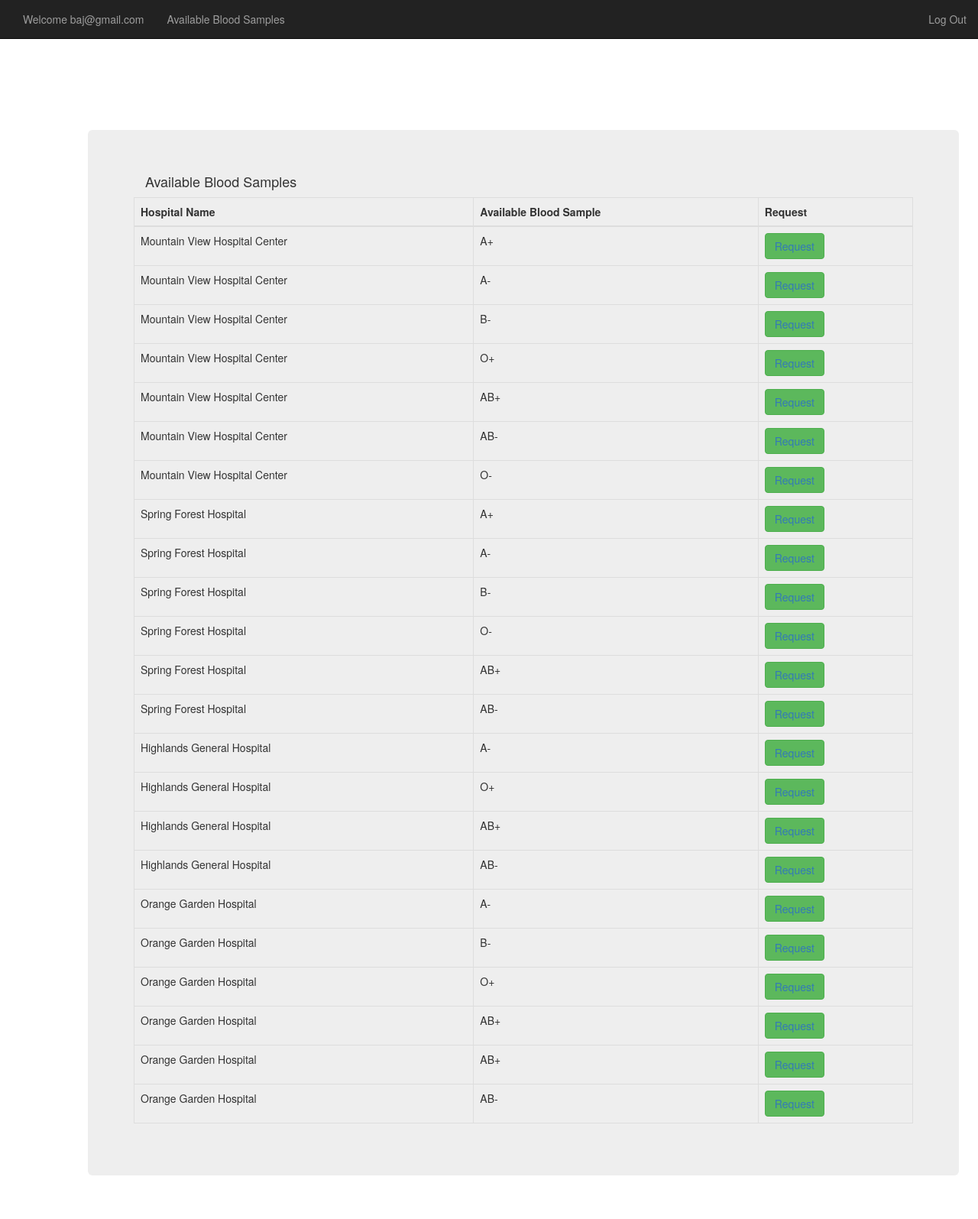
The app's page /available_blood_samples.php (signed in) with its own data.
### tables this page shows
CREATE TABLE `hospital_blood_samples_information` (
  `ID` int(11) NOT NULL,
  `hospital_name` varchar(500) NOT NULL,
  `blood_samples` varchar(100) NOT NULL,
  `Status` varchar(100) NOT NULL
);

### available_blood_samples.php (the view, shortened to what this page needs)
<?php
include("../connection.php");
mysqli_select_db($conn,'bloodbank');
$email=$_SESSION['r_email'];
$sql = mysqli_query($conn,"select hospital_name,blood_samples from hospital_blood_samples_information ");
?>
<!DOCTYPE html>
<html>
<head>
    <link rel="stylesheet" href="../css/bootstrap.min.css">
</head>
<body style="padding-top:70px; margin:100px">
<nav class="navbar navbar-inverse navbar-fixed-top">
    <div class="container-fluid">
        <ul class="nav navbar-nav navbar-left">
            <nav class="navbar navbar-inverse navbar-fixed-top">
                <div class="container-fluid">
                    <ul class="nav navbar-nav navbar-left">
                        <li> <a href="requester_home.php"> Welcome <?php echo $email ; ?> </a> </li>
                        <li> <a href="available_blood_samples.php"> Available Blood Samples </a> </li>
                    </ul>
                    <ul class="nav navbar-nav navbar-right">
                        <li> <a href="r_logout.php"> Log Out </a> </li>
                    </ul>
                </div>
            </nav>
        </ul>
    </div>
</nav>
<div class="container">
    <div class="jumbotron">
        <div class="col-md-6">
            <h4>Available Blood Samples</h4>
        </div>
        <table class="table table-bordered table-responsive">
            <thead>
            <th>Hospital Name</th>
            <th>Available Blood Sample</th>
            <th>Request</th>
            </thead>
            <tbody>
            <?php
             while($res=mysqli_fetch_assoc($sql)) {
                 echo '<tr>';
                 echo '<td>' . $res['hospital_name'] . '</td>';
                 echo '<td>' . $res['blood_samples'] . '</td>';
             ?>
            <td> <button type="button" class="btn btn-success"><a href="ses.php">Request</a></button> </td>
             <?php
              echo '</tr>';
            }?>
            </tbody>
        </table>
    </div>
</div>
</body>
</html>

### records on screen
hospital_blood_samples_information: hospital_name "Mountain View Hospital Center", blood_samples "A+"
hospital_blood_samples_information: hospital_name "Mountain View Hospital Center", blood_samples "A-"
hospital_blood_samples_information: hospital_name "Mountain View Hospital Center", blood_samples "B-"
hospital_blood_samples_information: hospital_name "Mountain View Hospital Center", blood_samples "O+"
hospital_blood_samples_information: hospital_name "Mountain View Hospital Center", blood_samples "AB+"
hospital_blood_samples_information: hospital_name "Mountain View Hospital Center", blood_samples "AB-"
hospital_blood_samples_information: hospital_name "Mountain View Hospital Center", blood_samples "O-"
hospital_blood_samples_information: hospital_name "Spring Forest Hospital", blood_samples "A+"
hospital_blood_samples_information: hospital_name "Spring Forest Hospital", blood_samples "A-"
hospital_blood_samples_information: hospital_name "Spring Forest Hospital", blood_samples "B-"
hospital_blood_samples_information: hospital_name "Spring Forest Hospital", blood_samples "O-"
hospital_blood_samples_information: hospital_name "Spring Forest Hospital", blood_samples "AB+"
hospital_blood_samples_information: hospital_name "Spring Forest Hospital", blood_samples "AB-"
hospital_blood_samples_information: hospital_name "Highlands General Hospital", blood_samples "A-"
hospital_blood_samples_information: hospital_name "Highlands General Hospital", blood_samples "O+"
hospital_blood_samples_information: hospital_name "Highlands General Hospital", blood_samples "AB+"
hospital_blood_samples_information: hospital_name "Highlands General Hospital", blood_samples "AB-"
hospital_blood_samples_information: hospital_name "Orange Garden Hospital", blood_samples "A-"
hospital_blood_samples_information: hospital_name "Orange Garden Hospital", blood_samples "B-"
hospital_blood_samples_information: hospital_name "Orange Garden Hospital", blood_samples "O+"
hospital_blood_samples_information: hospital_name "Orange Garden Hospital", blood_samples "AB+"
hospital_blood_samples_information: hospital_name "Orange Garden Hospital", blood_samples "AB+"
hospital_blood_samples_information: hospital_name "Orange Garden Hospital", blood_samples "AB-"

### other values on screen
$email "baj@gmail.com"
